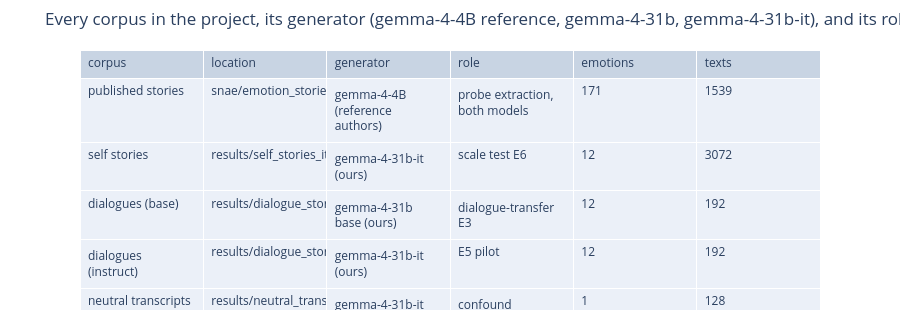

Notebook cell for this chart:
### Markdown cell above
## 1. Corpus catalog

### Code cell
# this cell tabulates every corpus: size, generator, role
import json
from pathlib import Path

import plotly.graph_objects as go

from emotion_vectors.artifacts import fetch  # local results/ first, HF otherwise

ROOT = Path("..")


def corpus_stats(path):
    rows = [json.loads(l) for l in open(path)]
    return len(rows), sum(len(r["stories"]) for r in rows)


CATALOG = [
    (
        "published stories",
        "snae/emotion_stories_gemma_4_4B",
        "gemma-4-4B (reference authors)",
        "probe extraction, both models",
        171,
        1539,
    ),
    (
        "self stories",
        "results/self_stories_it/dialogues_grouped.jsonl",
        "gemma-4-31b-it (ours)",
        "scale test E6",
        *corpus_stats(fetch("self_stories_it/dialogues_grouped.jsonl")),
    ),
    (
        "dialogues (base)",
        "results/dialogue_stories/dialogues_grouped.jsonl",
        "gemma-4-31b base (ours)",
        "dialogue-transfer E3",
        *corpus_stats(fetch("dialogue_stories/dialogues_grouped.jsonl")),
    ),
    (
        "dialogues (instruct)",
        "results/dialogue_stories_it/dialogues_grouped.jsonl",
        "gemma-4-31b-it (ours)",
        "E5 pilot",
        *corpus_stats(fetch("dialogue_stories_it/dialogues_grouped.jsonl")),
    ),
    (
        "neutral transcripts",
        "results/neutral_transcripts_it/dialogues_grouped.jsonl",
        "gemma-4-31b-it (ours)",
        "confound projection E7",
        *corpus_stats(fetch("neutral_transcripts_it/dialogues_grouped.jsonl")),
    ),
]
fig = go.Figure(
    go.Table(
        header=dict(
            values=["corpus", "location", "generator", "role", "emotions", "texts"], align="left"
        ),
        cells=dict(values=list(zip(*CATALOG)), align="left", height=26),
    )
)
fig.update_layout(
    title="Every corpus in the project, its generator (gemma-4-4B reference, gemma-4-31b, gemma-4-31b-it), and its role",
    height=320,
    margin=dict(t=50, b=10),
)
fig.show()

### Figure 1 — Plotly figure (JSON) as saved in the notebook; plotly's stock layout.template omitted (floating-point values rounded to 4 significant figures)
{"data": [{"cells": {"align": "left", "height": 26, "values": [["published stories", "self stories", "dialogues (base)", "dialogues (instruct)", "neutral transcripts"], ["snae/emotion_stories_gemma_4_4B", "results/self_stories_it/dialogues_grouped.jsonl", "results/dialogue_stories/dialogues_grouped.jsonl", "results/dialogue_stories_it/dialogues_grouped.jsonl", "results/neutral_transcripts_it/dialogues_grouped.jsonl"], ["gemma-4-4B (reference authors)", "gemma-4-31b-it (ours)", "gemma-4-31b base (ours)", "gemma-4-31b-it (ours)", "gemma-4-31b-it (ours)"], ["probe extraction, both models", "scale test E6", "dialogue-transfer E3", "E5 pilot", "confound projection E7"], [171, 12, 12, 12, 1], [1539, 3072, 192, 192, 128]]}, "header": {"align": "left", "values": ["corpus", "location", "generator", "role", "emotions", "texts"]}, "type": "table"}], "layout": {"height": 320, "margin": {"b": 10, "t": 50}, "title": {"text": "Every corpus in the project, its generator (gemma-4-4B reference, gemma-4-31b, gemma-4-31b-it), and its role"}}}
